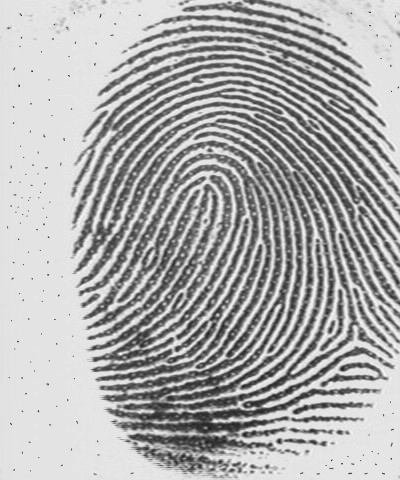
#> input picture HW5/HW5_9733023/fingerprint.tif, 400 x 480 px
$ jupyter execute --allow-errors HW5_9733023_Code_Q04.ipynb
#> lines starting #> are read from the running program, lines starting #| are printed output that depends on the picture; after the words box and inside, x2 and y2 are one past the last pixel; in counts of white or black regions, pixels touching at a corner belong together
[cell 1]
'''
___OVERVIEW___
CODE FOR QUESTION 4 - HW 5

___SUMMARY___
Morphological Transformations

___AUTHOR___
Amirhossein Daraie — 9733023

___DATE___
6/June/2021
16/03/1400

'''

import numpy as np
import matplotlib.pyplot as plt
import cv2 as cv

[cell 2]
from IPython.core.display import display, HTML
display(HTML("""
<style>
#notebook-container {
    width: 100%
}

.code_cell {
   flex-direction: row !important;
}

.code_cell .input {
    width: 50%
}

.code_cell .output_wrapper {
    width: 50%
}
</style>
"""))

[cell 3]
image = cv.imread("fingerprint.tif", flags=cv.IMREAD_GRAYSCALE)
#> image is the input picture: shape (480, 400); min 27, max 251, mean 173.4

#> (the rest of this cell did not finish here and is left out)

[cell 4]
_,thresh = cv.threshold(image,120,255,cv.THRESH_BINARY_INV)
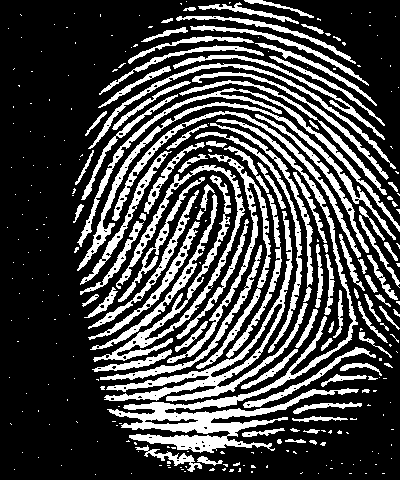
#> thresh: shape (480, 400); 27.7% white; 289 white regions (192 under 20 px), largest, box (x1, y1, x2, y2) and area: (107, 119, 359, 453) 6702, (104, 211, 308, 402) 3690, (93, 165, 245, 362) 3552

#> (the rest of this cell did not finish here and is left out)

[cell 5]
kernel = np.ones((3,3),np.uint8)
erosion = cv.erode(thresh,kernel,iterations = 1)
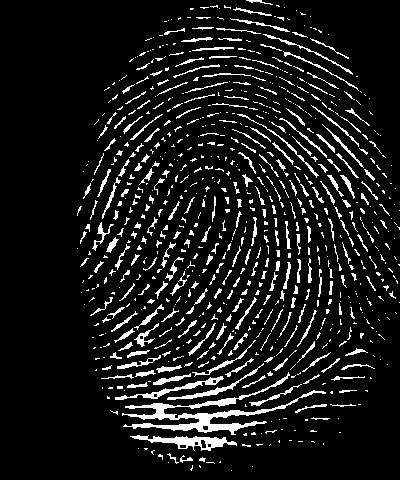
#> erosion: shape (480, 400); 9.9% white in thin lines or dots, all inside (x1, y1, x2, y2) = (77, 0, 400, 471)

#> (the rest of this cell did not finish here and is left out)

[cell 6]
kernel = np.ones((3,3),np.uint8)
dilation = cv.dilate(thresh,kernel,iterations = 1)
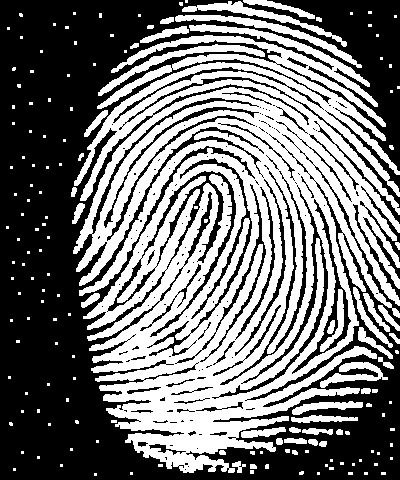
#> dilation: shape (480, 400); 46.4% white; 162 white regions (119 under 20 px), largest, box (x1, y1, x2, y2) and area: (73, 24, 400, 473) 78653, (175, 15, 362, 68) 1244, (98, 44, 265, 96) 1126

#> (the rest of this cell did not finish here and is left out)

[cell 7]
kernel = np.ones((3,3),np.uint8)
opening = cv.morphologyEx(thresh, cv.MORPH_OPEN, kernel)
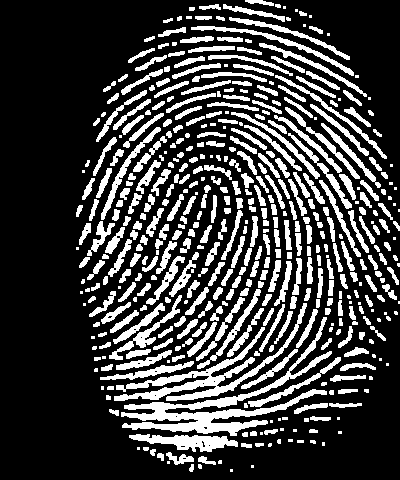
#> opening: shape (480, 400); 24.6% white; 468 white regions (95 under 20 px), largest, box (x1, y1, x2, y2) and area: (121, 317, 332, 436) 3948, (114, 303, 307, 401) 2732, (129, 434, 238, 452) 1047

#> (the rest of this cell did not finish here and is left out)

[cell 8]
kernel = np.ones((3,3),np.uint8)
closing = cv.morphologyEx(thresh, cv.MORPH_CLOSE, kernel)
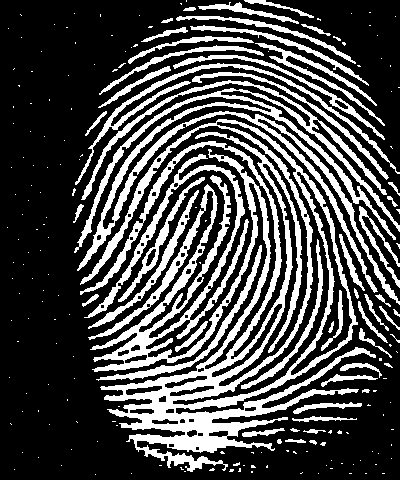
#> closing: shape (480, 400); 29% white; 208 white regions (158 under 20 px), largest, box (x1, y1, x2, y2) and area: (80, 119, 376, 472) 29231, (74, 80, 400, 305) 9566, (75, 63, 400, 185) 1982

#> (the rest of this cell did not finish here and is left out)

[cell 9]
# the best way

kernel = np.ones((3,3),np.uint8)
closing = cv.morphologyEx(thresh, cv.MORPH_CLOSE, kernel)
opening = cv.morphologyEx(closing, cv.MORPH_OPEN, kernel)
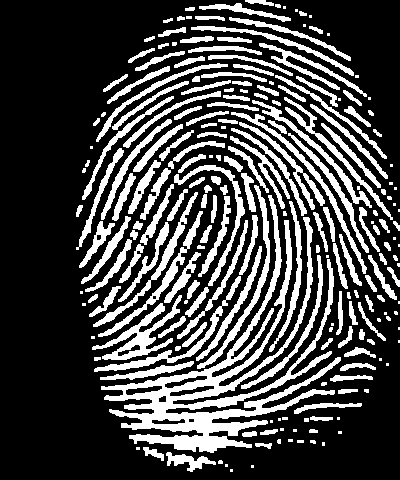
#> opening: shape (480, 400); 27.4% white; 222 white regions (60 under 20 px), largest, box (x1, y1, x2, y2) and area: (101, 195, 341, 453) 11355, (92, 295, 182, 360) 1475, (197, 185, 270, 369) 1071

#> (the rest of this cell did not finish here and is left out)

$ run again, with HW5/HW5_9733023/noisy_image.png saved as HW5/HW5_9733023/fingerprint.tif
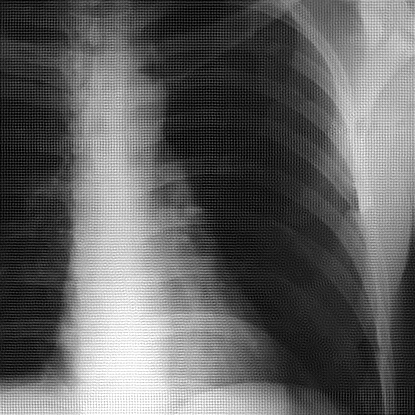
#> input picture HW5/HW5_9733023/noisy_image.png, 415 x 415 px
#> image is the input picture: shape (415, 415); min 0, max 255, mean 96.1
#> `_,thresh = cv.threshold(image,120,255,cv.THRESH_BINARY_INV)`:
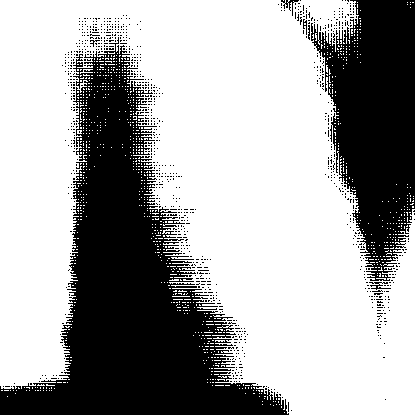
#> thresh: shape (415, 415); 65% white; 1007 black regions (1000 under 20 px), largest, box (x1, y1, x2, y2) and area: (0, 37, 289, 415) 39785, (311, 0, 415, 281) 18279, (281, 0, 299, 16) 75
#> erosion: shape (415, 415); 56.8% white; 21 black regions (17 under 20 px), largest, box (x1, y1, x2, y2) and area: (0, 14, 293, 415) 50759, (277, 0, 415, 340) 23436, (172, 194, 181, 203) 45, (241, 346, 246, 358) 36
#> dilation: shape (415, 415); 73.2% white; 35 black regions (29 under 20 px), largest, box (x1, y1, x2, y2) and area: (0, 74, 286, 415) 30916, (328, 0, 415, 255) 14949, (91, 74, 110, 85) 107, (321, 47, 331, 52) 24, (121, 77, 126, 85) 22, (210, 326, 216, 331) 22
#> closing: shape (415, 415); 71.4% white; 20 black regions (10 under 20 px), largest, box (x1, y1, x2, y2) and area: (0, 73, 287, 415) 33052, (320, 0, 415, 256) 15919, (120, 76, 127, 86) 52
#> `opening = cv.morphologyEx(closing, cv.MORPH_OPEN, kernel)`:
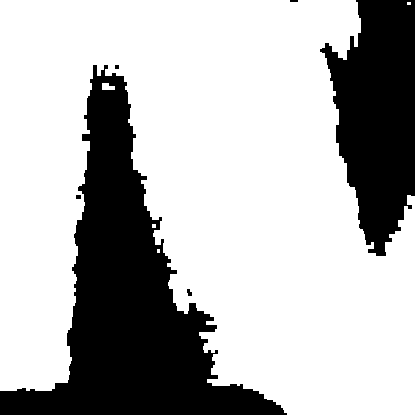
#> opening: shape (415, 415); 71.1% white; 6 black regions (2 under 20 px), largest, box (x1, y1, x2, y2) and area: (0, 65, 287, 415) 33586, (320, 0, 415, 256) 16136, (187, 289, 192, 296) 26, (76, 195, 81, 199) 20
